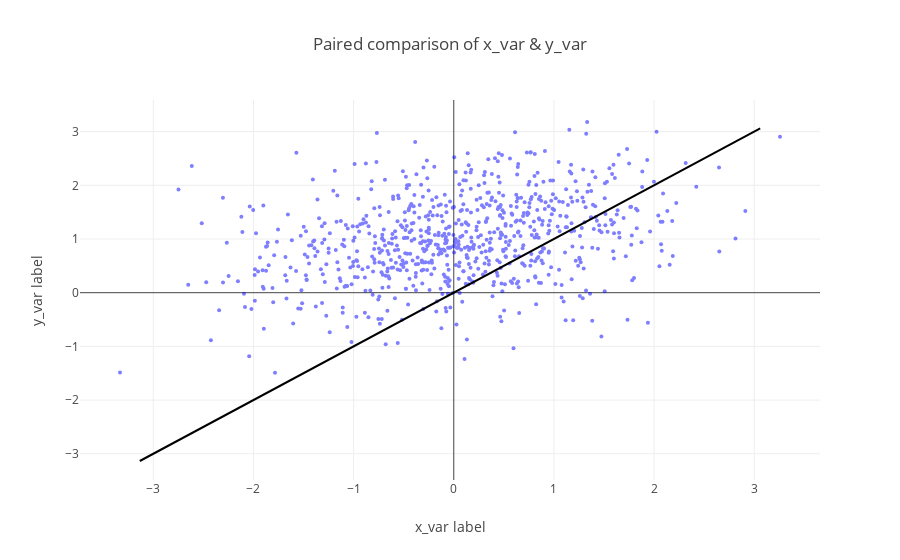

Notebook source saved alongside this figure:
### Markdown cell above
### Paired Scatterplot 

Plot scatterplot of paired samples.

##### TODO: Add statistical testing to see if paired difference exists (ie same tests as in plotHist)

### Code cell
data_source_1 = np.random.randn(800)
data_source_4 = .25*data_source_1 + 0.75*np.random.randn(800)+1

corr3plt = psp.corrPlot(data_source_1, data_source_4, names=['x_var', 'y_var'], addXYline=True, addCorr=False, addCorrLine=False, 
         title='Paired comparison of x_var & y_var', xlbl='x_var label', ylbl='y_var label');

### Figure 1 — Plotly figure (JSON) as saved in the notebook; plotly's stock layout.template omitted (floating-point values rounded to 4 significant figures; data arrays with more than 128 entries replaced by an {"elided": "..."} marker saying what was removed)
{"data": [{"legendgroup": null, "marker": {"color": "blue", "colorscale": "Portland", "showscale": false, "size": 4}, "mode": "markers", "name": "x_var", "opacity": 0.5, "text": "", "type": "scatter", "x": {"elided": "800 float values"}, "y": {"elided": "800 float values"}}, {"line": {"color": "black"}, "mode": "lines", "name": "X=Y", "showlegend": true, "type": "scatter", "x": [-3.135, 3.06], "y": [-3.135, 3.06]}], "layout": {"annotations": [], "hovermode": "closest", "showlegend": false, "title": "Paired comparison of x_var & y_var", "xaxis": {"title": "x_var label"}, "yaxis": {"title": "y_var label"}}}
